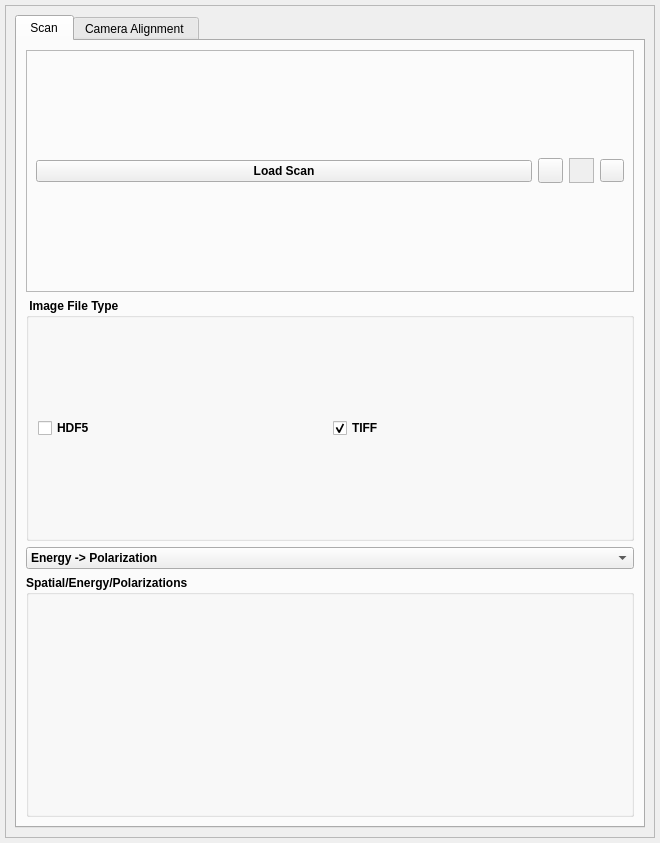
<?xml version="1.0" encoding="UTF-8"?>
<ui version="4.0">
 <class>Form</class>
 <widget class="QWidget" name="Form">
  <property name="geometry">
   <rect>
    <x>0</x>
    <y>0</y>
    <width>660</width>
    <height>843</height>
   </rect>
  </property>
  <property name="minimumSize">
   <size>
    <width>0</width>
    <height>150</height>
   </size>
  </property>
  <property name="focusPolicy">
   <enum>Qt::StrongFocus</enum>
  </property>
  <property name="windowTitle">
   <string>Form</string>
  </property>
  <layout class="QVBoxLayout" name="verticalLayout_6">
   <property name="spacing">
    <number>5</number>
   </property>
   <property name="leftMargin">
    <number>5</number>
   </property>
   <property name="topMargin">
    <number>5</number>
   </property>
   <property name="rightMargin">
    <number>5</number>
   </property>
   <property name="bottomMargin">
    <number>5</number>
   </property>
   <item>
    <widget class="QFrame" name="frame">
     <property name="maximumSize">
      <size>
       <width>650</width>
       <height>16777215</height>
      </size>
     </property>
     <property name="frameShape">
      <enum>QFrame::StyledPanel</enum>
     </property>
     <property name="frameShadow">
      <enum>QFrame::Raised</enum>
     </property>
     <layout class="QVBoxLayout" name="verticalLayout_3">
      <item>
       <widget class="QTabWidget" name="tabWidget">
        <property name="sizePolicy">
         <sizepolicy hsizetype="Preferred" vsizetype="Preferred">
          <horstretch>0</horstretch>
          <verstretch>0</verstretch>
         </sizepolicy>
        </property>
        <property name="currentIndex">
         <number>0</number>
        </property>
        <widget class="QWidget" name="scanTab">
         <attribute name="title">
          <string> Scan </string>
         </attribute>
         <layout class="QVBoxLayout" name="verticalLayout_2">
          <item>
           <widget class="QFrame" name="loadscan_frame">
            <property name="minimumSize">
             <size>
              <width>0</width>
              <height>62</height>
             </size>
            </property>
            <property name="frameShape">
             <enum>QFrame::StyledPanel</enum>
            </property>
            <property name="frameShadow">
             <enum>QFrame::Sunken</enum>
            </property>
            <layout class="QHBoxLayout" name="horizontalLayout">
             <item>
              <widget class="QPushButton" name="loadScanBtn">
               <property name="font">
                <font>
                 <weight>75</weight>
                 <bold>true</bold>
                </font>
               </property>
               <property name="text">
                <string>Load Scan</string>
               </property>
              </widget>
             </item>
             <item>
              <widget class="QToolButton" name="helpBtn">
               <property name="minimumSize">
                <size>
                 <width>25</width>
                 <height>25</height>
                </size>
               </property>
               <property name="maximumSize">
                <size>
                 <width>25</width>
                 <height>25</height>
                </size>
               </property>
               <property name="text">
                <string/>
               </property>
               <property name="icon">
                <iconset resource="../../../../../icons/icons.qrc">
                 <normaloff>:/scan_plugins/helplite.png</normaloff>:/scan_plugins/helplite.png</iconset>
               </property>
               <property name="iconSize">
                <size>
                 <width>50</width>
                 <height>50</height>
                </size>
               </property>
              </widget>
             </item>
             <item>
              <widget class="QLabel" name="rtclkpic">
               <property name="maximumSize">
                <size>
                 <width>25</width>
                 <height>25</height>
                </size>
               </property>
               <property name="autoFillBackground">
                <bool>true</bool>
               </property>
               <property name="frameShape">
                <enum>QFrame::StyledPanel</enum>
               </property>
               <property name="text">
                <string/>
               </property>
               <property name="pixmap">
                <pixmap resource="../../../../../icons/icons.qrc">:/scan_plugins/icons8-mouse-right-click-50.png</pixmap>
               </property>
               <property name="scaledContents">
                <bool>true</bool>
               </property>
               <property name="alignment">
                <set>Qt::AlignRight|Qt::AlignTrailing|Qt::AlignVCenter</set>
               </property>
              </widget>
             </item>
             <item>
              <widget class="QToolButton" name="hdwAccelDetailsBtn">
               <property name="text">
                <string/>
               </property>
               <property name="icon">
                <iconset>
                 <normaloff>../../../icons/1318611600_23.ico</normaloff>../../../icons/1318611600_23.ico</iconset>
               </property>
              </widget>
             </item>
            </layout>
           </widget>
          </item>
          <item>
           <widget class="QGroupBox" name="imgFileTypeGrpBox">
            <property name="minimumSize">
             <size>
              <width>0</width>
              <height>61</height>
             </size>
            </property>
            <property name="maximumSize">
             <size>
              <width>16777215</width>
              <height>16777215</height>
             </size>
            </property>
            <property name="font">
             <font>
              <weight>75</weight>
              <bold>true</bold>
             </font>
            </property>
            <property name="title">
             <string> Image File Type </string>
            </property>
            <layout class="QHBoxLayout" name="horizontalLayout_3">
             <item>
              <widget class="QCheckBox" name="h5ChkBox">
               <property name="text">
                <string>HDF5</string>
               </property>
               <attribute name="buttonGroup">
                <string notr="true">imageFileTypeBtnGroup</string>
               </attribute>
              </widget>
             </item>
             <item>
              <widget class="QCheckBox" name="tiffChkBox">
               <property name="text">
                <string>TIFF</string>
               </property>
               <property name="checked">
                <bool>true</bool>
               </property>
               <attribute name="buttonGroup">
                <string notr="true">imageFileTypeBtnGroup</string>
               </attribute>
              </widget>
             </item>
            </layout>
           </widget>
          </item>
          <item>
           <widget class="QComboBox" name="evpol_flg_comboBox">
            <property name="font">
             <font>
              <weight>75</weight>
              <bold>true</bold>
             </font>
            </property>
            <item>
             <property name="text">
              <string>Energy -&gt; Polarization</string>
             </property>
            </item>
            <item>
             <property name="text">
              <string>Polarization -&gt; Energy</string>
             </property>
            </item>
           </widget>
          </item>
          <item>
           <widget class="QGroupBox" name="evGrpBox">
            <property name="maximumSize">
             <size>
              <width>16777215</width>
              <height>16777215</height>
             </size>
            </property>
            <property name="font">
             <font>
              <weight>75</weight>
              <bold>true</bold>
             </font>
            </property>
            <property name="title">
             <string>Spatial/Energy/Polarizations</string>
            </property>
            <layout class="QVBoxLayout" name="verticalLayout">
             <property name="spacing">
              <number>5</number>
             </property>
             <property name="leftMargin">
              <number>5</number>
             </property>
             <property name="topMargin">
              <number>5</number>
             </property>
             <property name="rightMargin">
              <number>2</number>
             </property>
             <property name="bottomMargin">
              <number>5</number>
             </property>
            </layout>
           </widget>
          </item>
         </layout>
        </widget>
        <widget class="QWidget" name="camAlignTab">
         <attribute name="title">
          <string>Camera Alignment </string>
         </attribute>
         <layout class="QVBoxLayout" name="verticalLayout_5">
          <item>
           <layout class="QVBoxLayout" name="verticalLayout_4">
            <item>
             <layout class="QHBoxLayout" name="horizontalLayout_5">
              <item>
               <widget class="QLabel" name="label_8">
                <property name="font">
                 <font>
                  <weight>75</weight>
                  <bold>true</bold>
                 </font>
                </property>
                <property name="text">
                 <string>Dwell (ms)</string>
                </property>
                <property name="alignment">
                 <set>Qt::AlignCenter</set>
                </property>
               </widget>
              </item>
              <item>
               <widget class="QLineEdit" name="dwellFld">
                <property name="maximumSize">
                 <size>
                  <width>100</width>
                  <height>16777215</height>
                 </size>
                </property>
                <property name="text">
                 <string>300</string>
                </property>
                <property name="mandatoryField" stdset="0">
                 <bool>true</bool>
                </property>
               </widget>
              </item>
              <item>
               <widget class="QPushButton" name="acquireBtn">
                <property name="minimumSize">
                 <size>
                  <width>100</width>
                  <height>23</height>
                 </size>
                </property>
                <property name="font">
                 <font>
                  <weight>75</weight>
                  <bold>true</bold>
                 </font>
                </property>
                <property name="toolTip">
                 <string>Acquire a frame from camera</string>
                </property>
                <property name="text">
                 <string>Acquire</string>
                </property>
                <property name="checkable">
                 <bool>false</bool>
                </property>
               </widget>
              </item>
              <item>
               <spacer name="horizontalSpacer_3">
                <property name="orientation">
                 <enum>Qt::Horizontal</enum>
                </property>
                <property name="sizeHint" stdset="0">
                 <size>
                  <width>40</width>
                  <height>20</height>
                 </size>
                </property>
               </spacer>
              </item>
              <item>
               <widget class="QPushButton" name="saveImgAsBtn">
                <property name="font">
                 <font>
                  <weight>75</weight>
                  <bold>true</bold>
                 </font>
                </property>
                <property name="text">
                 <string>Save Image as</string>
                </property>
               </widget>
              </item>
             </layout>
            </item>
           </layout>
          </item>
          <item>
           <widget class="QFrame" name="camFrame">
            <property name="minimumSize">
             <size>
              <width>600</width>
              <height>600</height>
             </size>
            </property>
            <property name="frameShape">
             <enum>QFrame::StyledPanel</enum>
            </property>
            <property name="frameShadow">
             <enum>QFrame::Raised</enum>
            </property>
           </widget>
          </item>
         </layout>
        </widget>
       </widget>
      </item>
     </layout>
    </widget>
   </item>
  </layout>
 </widget>
 <resources>
  <include location="../../../../../icons/icons.qrc"/>
 </resources>
 <connections/>
 <buttongroups>
  <buttongroup name="imageFileTypeBtnGroup"/>
 </buttongroups>
</ui>
